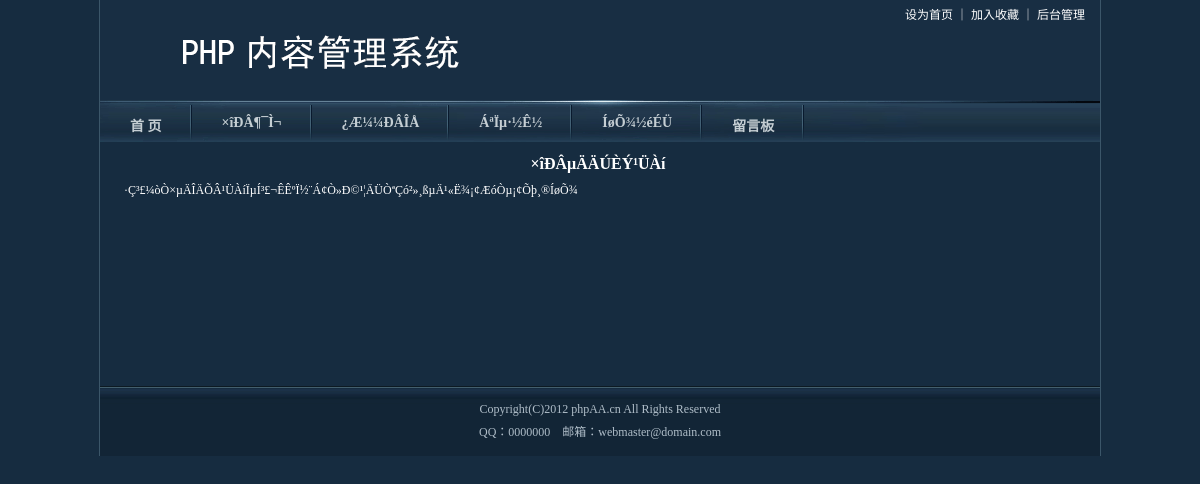
The app's page /notice.php?id=6 with its own data.
### tables this page shows
CREATE TABLE IF NOT EXISTS `cms_category` (
  `id` int(11) NOT NULL AUTO_INCREMENT COMMENT 'À¸Ä¿ID',
  `pid` int(11) NOT NULL DEFAULT '0' COMMENT '¸¸À¸Ä¿ID',
  `name` varchar(50) NOT NULL DEFAULT '' COMMENT 'À¸Ä¿Ãû³Æ',
  `description` text,
  `seq` int(11) NOT NULL DEFAULT '0' COMMENT 'À¸Ä¿ÅÅÐò',
  PRIMARY KEY (`id`)
);

CREATE TABLE IF NOT EXISTS `cms_page` (
  `id` int(11) NOT NULL AUTO_INCREMENT COMMENT 'ID',
  `code` varchar(20) DEFAULT NULL COMMENT '±ðÃû',
  `title` varchar(100) DEFAULT NULL COMMENT 'Ãû³Æ',
  `content` text COMMENT 'ÄÚÈÝ',
  `created_date` datetime DEFAULT NULL COMMENT '´´½¨ÈÕÆÚ',
  PRIMARY KEY (`id`)
);

CREATE TABLE IF NOT EXISTS `cms_notice` (
  `id` int(11) NOT NULL AUTO_INCREMENT COMMENT 'ID',
  `title` varchar(200) NOT NULL COMMENT '¹«¸æ±êÌâ',
  `content` text NOT NULL COMMENT '¹«¸æÄÚÈÝ',
  `state` int(11) NOT NULL DEFAULT '0' COMMENT '×´Ì¬£¨0 ·¢²¼ 1 ½ûÓÃ£©',
  PRIMARY KEY (`id`)
);

### include/config.inc.php (called while the page is built, shortened)
<?php
require_once ROOT_PATH.'include/db_mysql.php';
$db = new db_mysql();
?>

### include/db_mysql.php (called while the page is built, shortened)
<?php
class db_mysql {
	private $link_id = NULL;
	function __construct() {
		$this->debug = false;
	}
	function connect($dbhost, $dbuser, $dbpwd, $dbname = '', $dbcharset = 'utf8', $pconnect = 0) {
		if ($pconnect) {
			if (! $this->link_id = mysql_pconnect ( $dbhost, $dbuser, $dbpwd )) {
				$this->ErrorMsg ();
			}
		} else {
			if (! $this->link_id = mysql_connect ( $dbhost, $dbuser, $dbpwd, 1 )) {
				$this->ErrorMsg ();
			}
		}
	}
	function query($sql) {
		if (! ($query = mysql_query ( $sql, $this->link_id ))) {
			$this->ErrorMsg ();
			return false;
		} else {
			return $query;
		}
	}
	function getList($sql) {
		$res = $this->query ( $sql );
		if ($res !== false) {
			$arr = array ();
			$row = mysql_fetch_assoc ( $res );
			while ($row) {
				$arr [] = $row;
				$row = mysql_fetch_assoc ( $res );
			}
			return $arr;
		} else {
			return false;
		}
	}
	function getOneRow($sql) {
		$res = $this->query ( $sql );
		if ($res !== false) {
			return mysql_fetch_assoc ( $res );
		} else {
			return false;
		}
	}
}
?>

### include/common.function.php (called while the page is built, shortened)
<?php
function getCategoryList($pid=0){
	global $db;
	return $db->getList("select * from cms_category where pid=".$pid);
}
function getPageList(){
	global $db;
	return $db->getList("select * from cms_page order by code asc");
}
function getNoticeInfo($id=0){
	global $db;
	return $db->getOneRow("select * from cms_notice where id=".$id);
}
?>

### notice.php (the view)
<?php
include_once 'header.php';
?>
<?php
$id = is_numeric($_GET['id'])?$_GET['id']:0;
$notice = getNoticeInfo($id);
?>
<table width="990" align="center">
  <tr>
    <th height="30" style="color:#FFF"><?php echo $notice['title'];?>&nbsp;</th>
  </tr>
  <tr>
    <td height="200" align="left" valign="top" class="white" style="padding-left:5px">&nbsp;&nbsp;&nbsp;&nbsp;<?php echo $notice['content'];?></td>
  </tr>
</table>
<?php
include_once 'footer.php';
?>

### header.php (shortened to what this page needs)
<?php
include_once 'include/config.inc.php';
include_once 'include/common.function.php';
?>
<!DOCTYPE html PUBLIC "-//W3C//DTD XHTML 1.0 Transitional//EN" "http://www.w3.org/TR/xhtml1/DTD/xhtml1-transitional.dtd">
<html xmlns="http://www.w3.org/1999/xhtml">
<head>
<link href="images/css.css" rel="stylesheet" type="text/css" />
</head>
<body>
<div class="main">
<table width="100%" border="0" cellspacing="0" cellpadding="0">
  <tr>
    <td width="443" height="100" align="center" bgcolor="#182E43"><a href="http://www.phpaa.cn" target="_blank"><img src="images/logo.gif" width="396" height="78" border="0" /></a></td>
    <td align="right" valign="top" bgcolor="#182E43" class="white" style="padding-top:5px">
    <a href="http://www.phpaa.cn" onClick="this.style.behavior='url(#default#homepage)';this.setHomePage('http://www.phpaa.cn/');return(false);" style="behavior: url(#default#homepage)" class="white">设为首页 </a>｜
    <a href="javascript:window.external.addFavorite('http://www.phpaa.cn/','文章管理系统');" class="white">加入收藏 </a>｜
    <a href="admin/" class="white">后台管理&nbsp;&nbsp;&nbsp;&nbsp;&nbsp;</a> </td>
  </tr>
</table>
<table width="100%" border="0" cellspacing="0" cellpadding="0" class="navBg">
  <tr>
    <td align="center" valign="top">
      <div class="nav"><a href="index.php">首  页</a></div>
      <?php foreach(getCategoryList() as $list){?>
      <div class="nav"><a href="list.php?id=<?php echo $list['id']?>"><?php echo $list['name']?></a></div>
      <?php }?>
      <?php foreach(getPageList() as $list){?>
      <div class="nav"><a href="page.php?id=<?php echo $list['id']?>"><?php echo $list['title']?></a></div>
      <?php }?>
      <div class="nav"><a href="message.php">留言板</a></div></td>
  </tr>
</table>

### images/css.css (style rules this page uses)
body { background-color: #162C40;margin: 0px;text-align:center; }
.main { border-left:1px solid #3B5669;border-right:1px solid #3B5669; width:1000px; margin:0px auto }
.white { font-size:12px; color:#fff; }
a.white:link { color:#fff; text-decoration:none; line-height:20px; }
.navBg { background:url(nav_bg.gif) no-repeat top; height:42px; margin-bottom:4px; padding-top:5px; }
.nav { background:url(nav_line.gif) no-repeat center right; height:26px; padding-top:10px;font-size:14px; color:#C5CED3; padding-left:30px; padding-right:30px; float:left; font-weight:bold; }
.nav a:link { color:#C5CED3; text-decoration:none; }

### records on screen
cms_category: name "×îÐÂ¶¯Ì¬"
cms_category: name "¿Æ¼¼ÐÂÎÅ"
cms_page: title "ÁªÏµ·½Ê½"
cms_page: title "ÍøÕ¾½éÉÜ"
cms_notice: title "×îÐÂµÄÄÚÈÝ¹ÜÀí", content "·Ç³£¼òÒ×µÄÎÄÕÂ¹ÜÀíÏµÍ³£¬ÊÊºÏ½¨Á¢Ò»Ð©¹¦ÄÜÒªÇó²»¸ßµÄ¹«Ë¾¡¢ÆóÒµ¡¢Õþ¸®ÍøÕ¾"
